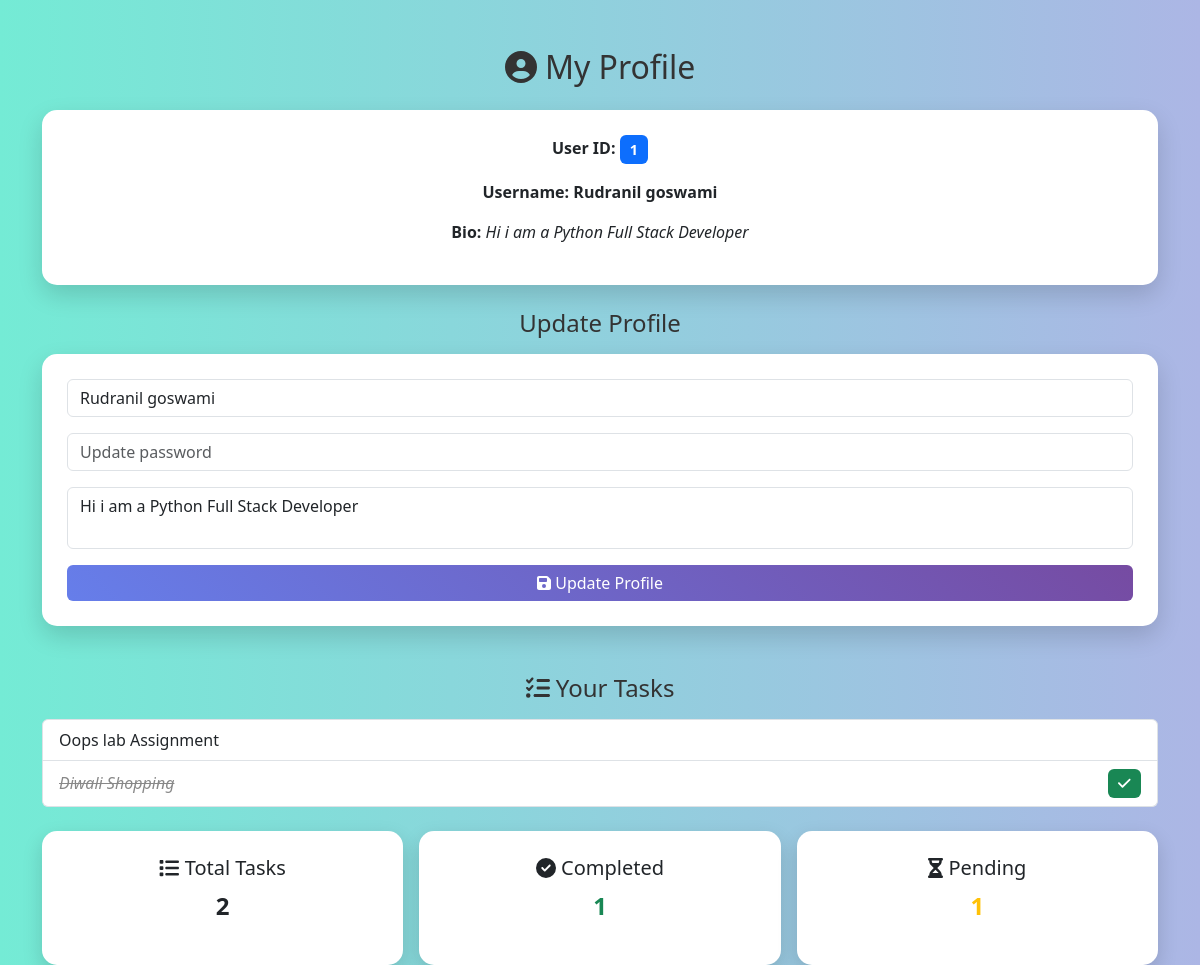
The app's page /profile (signed in) with its own data.
### app.py (models this page shows, shortened)
class User(db.Model, UserMixin):
    id = db.Column(db.Integer, primary_key=True)
    username = db.Column(db.String(50), unique=True, nullable=False)
    password = db.Column(db.String(200), nullable=False)  # hashed password
    bio = db.Column(db.String(250), default="")            # new bio field
    tasks = db.relationship('Task', backref='owner', lazy=True)  # link tasks

class Task(db.Model):
    serial_no = db.Column(db.Integer, primary_key=True)
    title = db.Column(db.String(200), nullable=False)
    description = db.Column(db.String(500), nullable=False)
    completed = db.Column(db.Boolean, default=False)
    date_created = db.Column(db.DateTime, default=datetime.utcnow)
    user_id = db.Column(db.Integer, db.ForeignKey('user.id'), nullable=False)

### app.py (the view, shortened to what this page needs)
@Home.route('/profile', methods=["GET", "POST"])
@login_required
def profile():
    user_tasks = Task.query.filter_by(user_id=current_user.id).order_by(Task.date_created.desc()).all()
    total_tasks = len(user_tasks)
    completed_tasks = sum(1 for t in user_tasks if t.completed)
    pending_tasks = total_tasks - completed_tasks
    return render_template(
        'profile.html',
        user=current_user,
        tasks=user_tasks,
        total_tasks=total_tasks,
        completed_tasks=completed_tasks,
        pending_tasks=pending_tasks
    )

### app.py (called while the page is built)
@login_manager.user_loader
def load_user(user_id):
    return User.query.get(int(user_id))

### templates/profile.html (shortened to what this page needs)
<!DOCTYPE html>
<html lang="en">
<head>
    <link href="https://cdn.jsdelivr.net/npm/bootstrap@5.3.0/dist/css/bootstrap.min.css" rel="stylesheet">
    <link href="https://cdnjs.cloudflare.com/ajax/libs/font-awesome/6.5.0/css/all.min.css" rel="stylesheet">
</head>
<body>
<div class="container mt-5">
    <h2 class="mb-4 text-center"><i class="fas fa-user-circle"></i> My Profile</h2>
    <div class="profile-card mb-4 text-center">
        <p><strong>User ID:</strong> <span class="badge bg-primary">{{ user.id }}</span></p>
        <p><strong>Username:</strong> <span class="fw-bold">{{ user.username }}</span></p>
        <p><strong>Bio:</strong> <em>{{ user.bio or "No bio yet" }}</em></p>
    </div>
    <h4 class="text-center mb-3">Update Profile</h4>
    <form method="POST" class="profile-card">
        <div class="mb-3">
            <input type="text" name="username" class="form-control" placeholder="Update username" value="{{ user.username }}">
        </div>
        <div class="mb-3">
            <input type="password" name="password" class="form-control" placeholder="Update password">
        </div>
        <div class="mb-3">
            <textarea name="bio" class="form-control" placeholder="Update your bio" maxlength="250">{{ user.bio }}</textarea>
        </div>
        <button type="submit" class="btn btn-primary w-100"><i class="fas fa-save"></i> Update Profile</button>
    </form>
    <h4 class="mt-5 mb-3 text-center"><i class="fas fa-tasks"></i> Your Tasks</h4>
    <ul class="list-group mb-4">
        {% for task in tasks %}
        <li class="list-group-item d-flex justify-content-between align-items-center {% if task.completed %}task-completed{% endif %}">
            {{ task.title }}
            {% if task.completed %}
                <span class="badge bg-success"><i class="fas fa-check"></i></span>
            {% endif %}
        </li>
        {% else %}
        <li class="list-group-item text-center">No tasks yet.</li>
        {% endfor %}
    </ul>
    <div class="row text-center g-3">
        <div class="col-md-4">
            <div class="stats-card">
                <h5><i class="fas fa-list"></i> Total Tasks</h5>
                <p class="fs-4 fw-bold">{{ total_tasks }}</p>
            </div>
        </div>
        <div class="col-md-4">
            <div class="stats-card">
                <h5><i class="fas fa-check-circle"></i> Completed</h5>
                <p class="fs-4 fw-bold text-success">{{ completed_tasks }}</p>
            </div>
        </div>
        <div class="col-md-4">
            <div class="stats-card">
                <h5><i class="fas fa-hourglass-half"></i> Pending</h5>
                <p class="fs-4 fw-bold text-warning">{{ pending_tasks }}</p>
            </div>
        </div>
    </div>
</div>
</body>
</html>

### templates/profile.html (style rules this page uses)
body { background: linear-gradient(to right, #74ebd5, #acb6e5); font-family: 'Segoe UI', Tahoma, Geneva, Verdana, sans-serif; }
.profile-card { background: #ffffff; padding: 25px; border-radius: 15px; box-shadow: 0 10px 25px rgba(0,0,0,0.15); transition: transform 0.3s ease, box-shadow 0.3s ease; }
.task-completed { text-decoration: line-through; color: #888; font-style: italic; }
.list-group-item { transition: all 0.2s ease-in-out; }
.stats-card { background: #ffffff; padding: 25px; border-radius: 15px; box-shadow: 0 8px 20px rgba(0,0,0,0.15); transition: transform 0.3s ease, box-shadow 0.3s ease; }
h2, h4 { color: #333; }
.btn-primary { background: linear-gradient(45deg, #667eea, #764ba2); border: none; }
textarea { resize: none; }
.badge { font-size: 0.9rem; padding: 0.5em 0.7em; }

### records on screen
User: id "1", username "Rudranil goswami", bio "Hi i am a Python Full Stack Developer"
Task: title "Oops lab Assignment"
Task: title "Diwali Shopping", completed True (drawn)

### other values on screen
{{ total_tasks }} "2"
{{ completed_tasks }} "1"
{{ pending_tasks }} "1"
